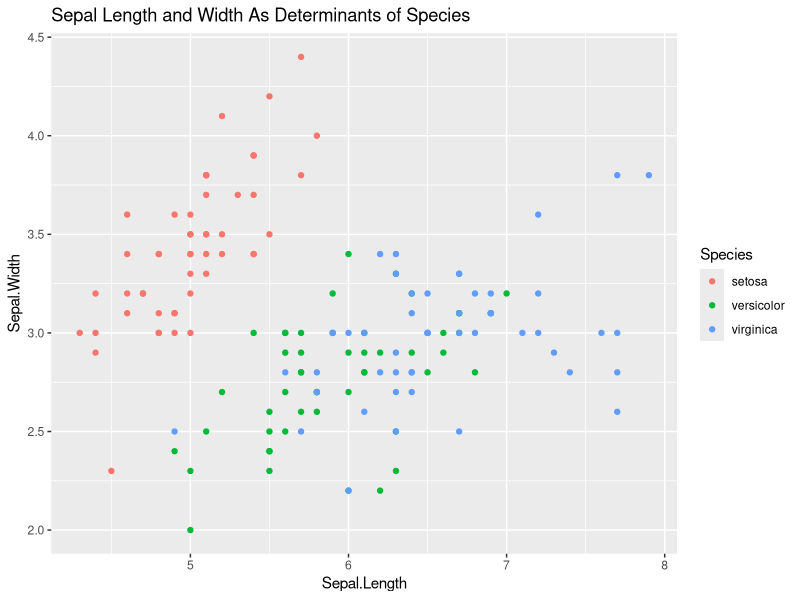
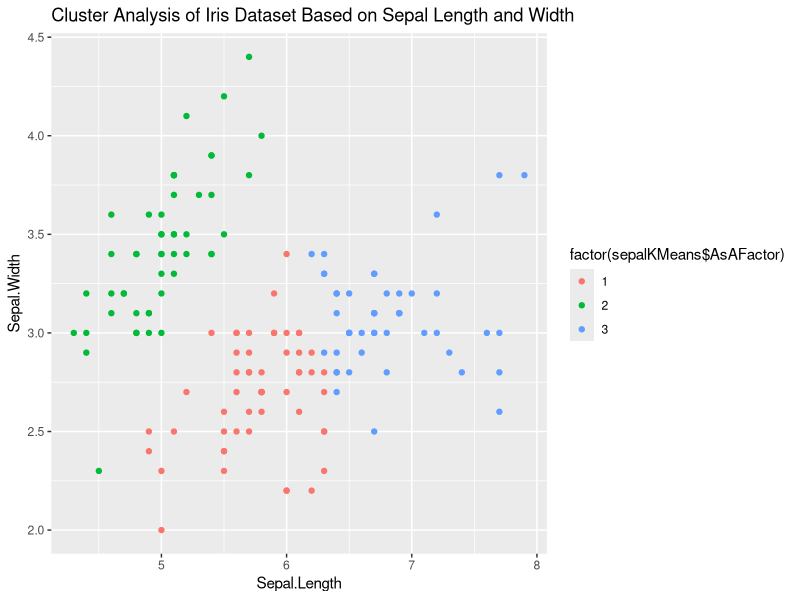

Here is the R script that generated these plots, in order:
## ---- chunk 1
library(ggplot2)
## ---- chunk 2
str(iris)
## ---- chunk 3
irisPlot <- ggplot(iris, aes(Sepal.Length, Sepal.Width, color = Species)) + geom_point() + ggtitle("Sepal Length and Width As Determinants of Species")
irisPlot
## ---- chunk 4
sepalKMeans <- kmeans(iris[, 1:2], 3, nstart = 25)
## ---- chunk 5
sepalTable <- table(iris$Species, sepalKMeans$cluster)
sepalTable
## ---- chunk 6
sepalAcc <- ((38 + 35 + 50) / 150) * 100
cat("The k-means algorithm is", sepalAcc, "percent accurate.")
## ---- chunk 7
sepalKMeans$AsAFactor <- as.factor(sepalKMeans$cluster)
sepalKMPlot <- ggplot(iris, aes(Sepal.Length, Sepal.Width, color = factor(sepalKMeans$AsAFactor))) + geom_point() + ggtitle("Cluster Analysis of Iris Dataset Based on Sepal Length and Width")
sepalKMPlot
